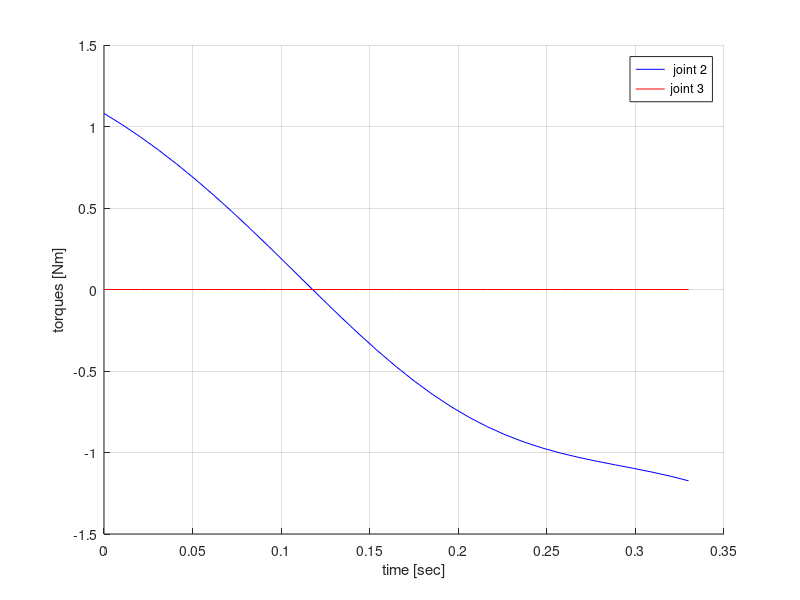
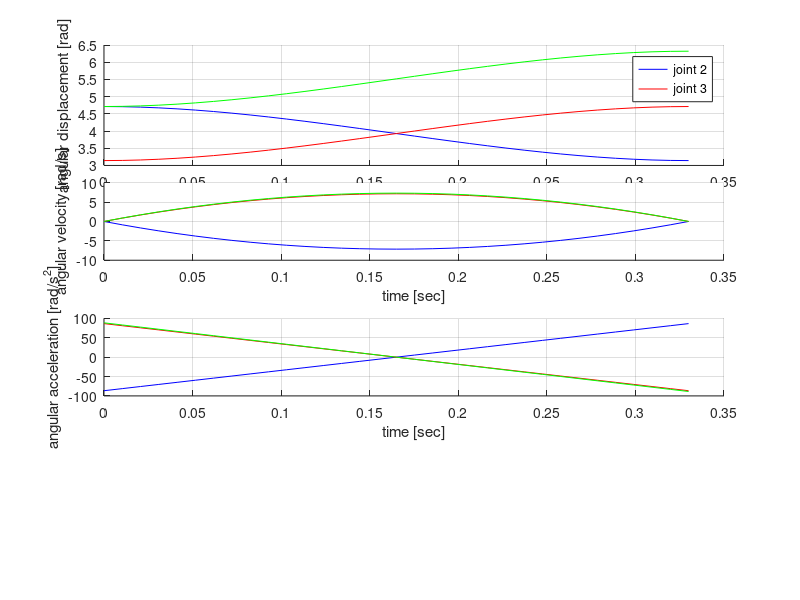
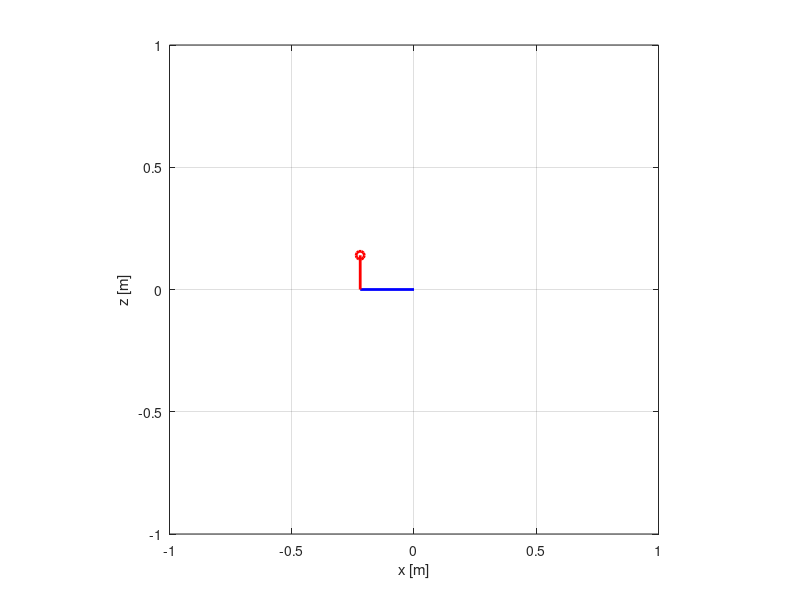

The MATLAB source for these figures, in order:
  %%%%%%%%%%%%%%%%%%%%%%%%%%%%%%%%%%%%%%%%%%%%%%%%%%%%%%%%%%%%%%%%%%%%%%%%
%
%    The inverse dynamics of the 2-dof planar robotic arm
%     
%    contact: shaoping bai, shb@m-tech.aau.dk
%%%%%%%%%%%%%%%%%%%%%%%%%%%%%%%%%%%%%%%%%%%%%%%%%%%%%%%%%%%%%%%%%%%%%%%%%%

clear all; close all; clc

g = 9.801; % gravity constant
%% %%%%%%%%%%%%%%%%%%%%%%%%%%%%  link properties
% ====================================== link 0
%======================================  link 1
L1 = 0.22; % length [m]
% %c1 = L1 * 2/3; % mass center
m1 = 0.037 + 0.153; % mass [kg] the link + the motor
% I1 = 1/12 * m1 * L1^2; % moment of inertia
mass1 = 0.037;
%======================================  link 2
L2 = 0.14; % length [m]
% %c2 = L2 * 2/3; % mass center
m2 = 0.023 + 0.135; % mass [kg] the link + the motor
% I2 = 1/12 * m2 * L2^2; % moment of inertia
mass2 = 0.023;
%% %%%%%%%%%%%%%%%%%%%%%%%%%%%%%%%%%% shortenings for the torque equations
B1 = (L1^2/8)*m1+(L1^2/2)*mass1+(L1^2/2)*m2+(L1^2/2)*mass2;
B2 = (L2/8)*m2+(L2^2/2)*mass2;
B3 = ((L1*L2)/2)*m2+L1*L2*mass2;
%% %%%%%%%%%%%%%%%% wished positions of joints and time for the movements
tf = 0.33;
theta00 = 1000 * 2*pi/4096;
thetaf0 = 2048 * 2*pi/4096;
theta01 = 3072 * 2*pi/4096; %in the graphs will be represented in radians, although input is in ticks of the motor
thetaf1 = 2048 * 2*pi/4096;
theta02 = 2048 * 2*pi/4096;
thetaf2 = 3072 * 2*pi/4096;
%% %%%%%%%%%%%%%%%% coefficients for position, velocity and acceleration
a00 = theta00;
a10 = 0;
a20 = 3/(tf^2)*(thetaf0 - theta00);
a30 = -2/(tf^3)*(thetaf0 - theta00);

a01 = theta01;
a11 = 0;
a21 = 3/(tf^2)*(thetaf1 - theta01);
a31 = -2/(tf^3)*(thetaf1 - theta01);

a02 = theta02;
a12 = 0;
a22 = 3/(tf^2)*(thetaf2 - theta02);
a32 = -2/(tf^3)*(thetaf2 - theta02);
%% %%%%%%%%%%%%%%%%%% dynamic simulation
%%%%%%%%%%%%%%%%%%% discrete time
T = tf; % second
N = tf*100; % resolution
i = 0; 
for t = linspace(0, T, N)
    %%%%%%%%%%%%%%%%%%%%%%%%%%%%%% instantaneous time
    i = i + 1; time(i) = t; 
    %%%%%%%%%%%%%%% Joint 0: angular displacement, velocity, acceleration
    theta_0(i) = a01 + a10 * t + a20 * t^2 + a30 * t^3;
    dtheta_0(i) = a10 + 2 * a20 * t + 3 * a30 * t^2;
    ddtheta_0(i) = 2 * a20 + 6 * a30 * t;
    %%%%%%%%%%%%%%% Joint 1: angular displacement, velocity, acceleration
    theta_1(i) = a01 + a11 * t + a21 * t^2 + a31 * t^3;
    dtheta_1(i) = a11 + 2 * a21 * t + 3 * a31 * t^2;
    ddtheta_1(i) = 2 * a21 + 6 * a31 * t;
    
    %%%%%%%%%%%%%%% Joint 2: angular displacement, velocity, acceleration
    theta_2(i) = a02 + a12 * t + a22 * t^2 + a32 * t^3;
    dtheta_2(i) = a12 + 2 * a22 * t + 3 * a32 * t^2;
    ddtheta_2(i) = 2 * a22 + 6 * a32 * t;
    
    %%%%%%%%%%%%%%%%%%%%%%%%%%%%%%%%%%%%%  actuator torques
    tau_1(i) = 2*B1+2*B2+2*B3*(sin(theta_1(i)+theta_2(i))*sin(theta_1(i))+cos(theta_1(i)+theta_2(i))*cos(theta_1(i)))*ddtheta_1(i)+2*B2*ddtheta_2(i)+(cos(theta_1(i)+theta_2(i))*sin(theta_1(i))+sin(theta_1(i)+theta_2(i))*cos(theta_1(i)-sin(theta_1(i)+theta_2(i)))*cos(theta_1(i))-cos(theta_1(i)+theta_2(i))*sin(theta_1(i)))*B3*dtheta_1(i)+L1*g*((m1/2)+mass1+m2+mass2)*cos(theta_1(i))+L2*g*((m2/2)+mass2)*cos(theta_1(i)+theta_2(i));
    tau_2(i) = 2*B2*(ddtheta_1(i)+ddtheta_2(i))+L2*g*((m2/2)+mass2)*cos(theta_1(i)+theta_2(i));
    
    %%%%%%%%%%%%%%%%%%%%%%%%%%%%%%%%%%%  link positions
    %%%%%%%%%%%%%%%%%% link 1
    X1(i) = L1*cos(theta_1(i)); Y1(i) = L1*sin(theta_1(i)); 
   % x1(i) = 0.5*X1(i); y1(i) = 0.5*Y1(i); 
    %%%%%%%%%%%%%%%%%% link 2
    X2(i) = X1(i) + L2*cos(theta_1(i) + theta_2(i)); 
    Y2(i) = Y1(i) + L2*sin(theta_1(i) + theta_2(i)); 
    %x2(i) = X1(i) + 0.5*X2(i); %Y2(i) = Y1(i) + 0.5*Y2(i); 
    
end

torque_1 = [time; tau_1]'; torque_2 = [time; tau_2]'; 

%% %%%%%%%%%%%%%%%%%%%%%%%%%%%%%%%%%% plot the motion profiles
figure(2)
clf
figure(2)
subplot(3, 1, 1)
hold on
plot(time, theta_1, 'b')
plot(time, theta_2, 'r')
plot(time, theta_0, 'g')
hold off
legend('joint 2', 'joint 3')
grid on; 
xlabel('time [sec]'); ylabel('angular displacement [rad]'); 
subplot(4, 1, 2)
hold on
plot(time, dtheta_1, 'b')
plot(time, dtheta_2, 'r')
plot(time, dtheta_0, 'g')
hold off
grid on; 
xlabel('time [sec]'); ylabel('angular velocity [rad/s]'); 
subplot(4, 1, 3)
hold on
plot(time, ddtheta_1, 'b')
plot(time, ddtheta_2, 'r')
plot(time, ddtheta_0, 'g')
hold off
grid on; 
xlabel('time [sec]'); ylabel('angular acceleration [rad/s^2]');  

%% %%%%%%%%%%%%%%%%%%%%%%%%%%%%%%%%%% plot the motor torques
figure(1)
clf
figure(1)
hold on
plot(time, tau_1, 'b')
plot(time, tau_2, 'r')
hold off
legend(' joint 2', 'joint 3')
grid on; 
xlabel('time [sec]'); ylabel('torques [Nm]'); 

%% %%%%%%%%%%%%%%%%%%%%%%%%%%%%%%%  plot the link
figure(3)
clf
figure(3)
hold on 
axis equal; grid on; axis([-1 1 -1 1]); 
xlabel('x [m]'); ylabel('z [m]'); 
set(gca,'NextPlot','replaceChildren');
for j = 1 : N  
    plot(0, 0, 'ko', 'MarkerSize', 6, 'Linewidth', 2)  
    plot(X1(j), Y1(j), 'bo', 'MarkerSize', 6, 'Linewidth', 2)
    plot(X2(j), Y2(j), 'ro', 'MarkerSize', 6, 'Linewidth', 2)
    line([0 X1(j)], [0 Y1(j)], 'Color', 'b', 'Linewidth', 2); 
    line([X1(j) X2(j)], [Y1(j) Y2(j)], 'Color', 'r', 'Linewidth', 2);  
    F(j) = getframe; 
end
hold off
movie(F); 
